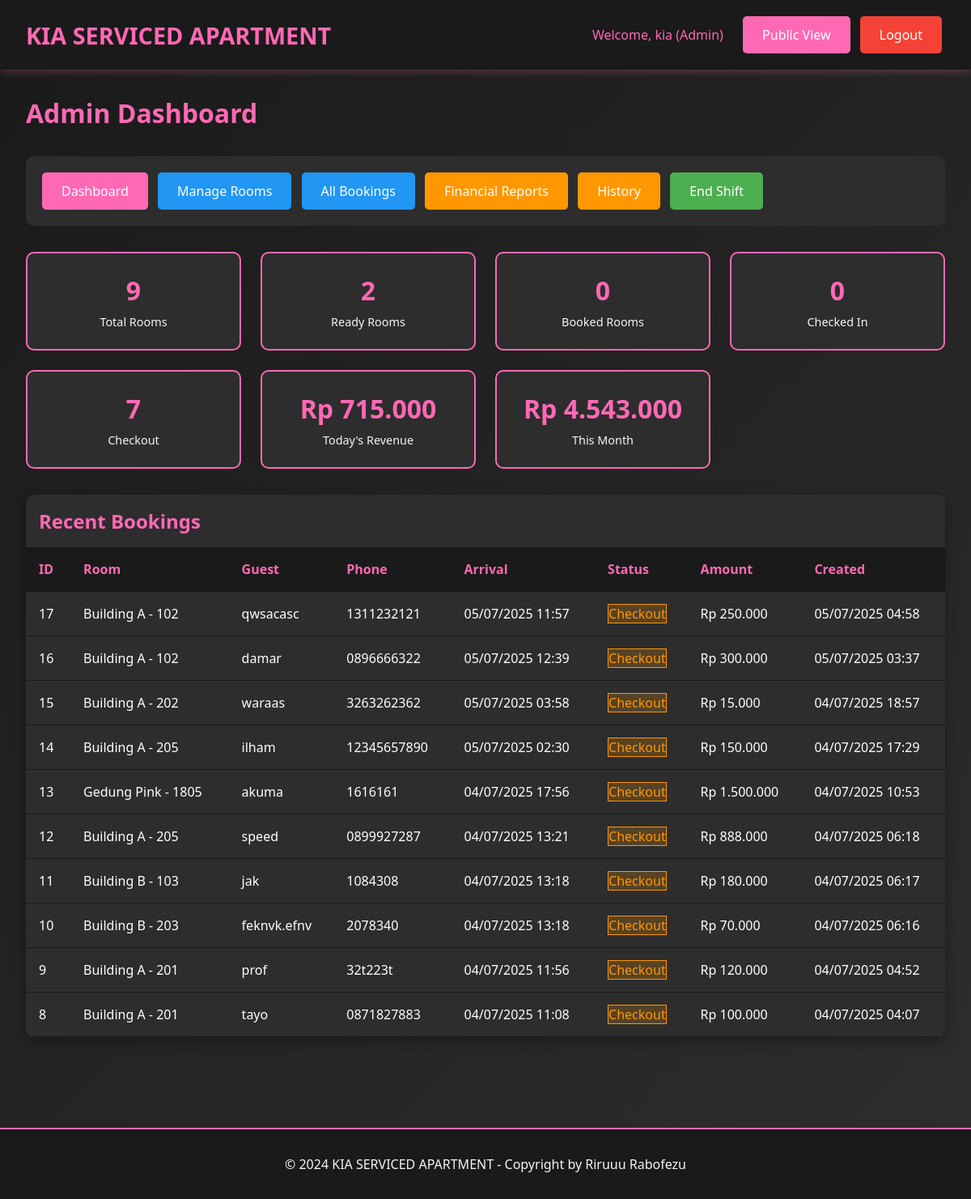
Page /admin/dashboard.php (signed in) on the earlier database version.
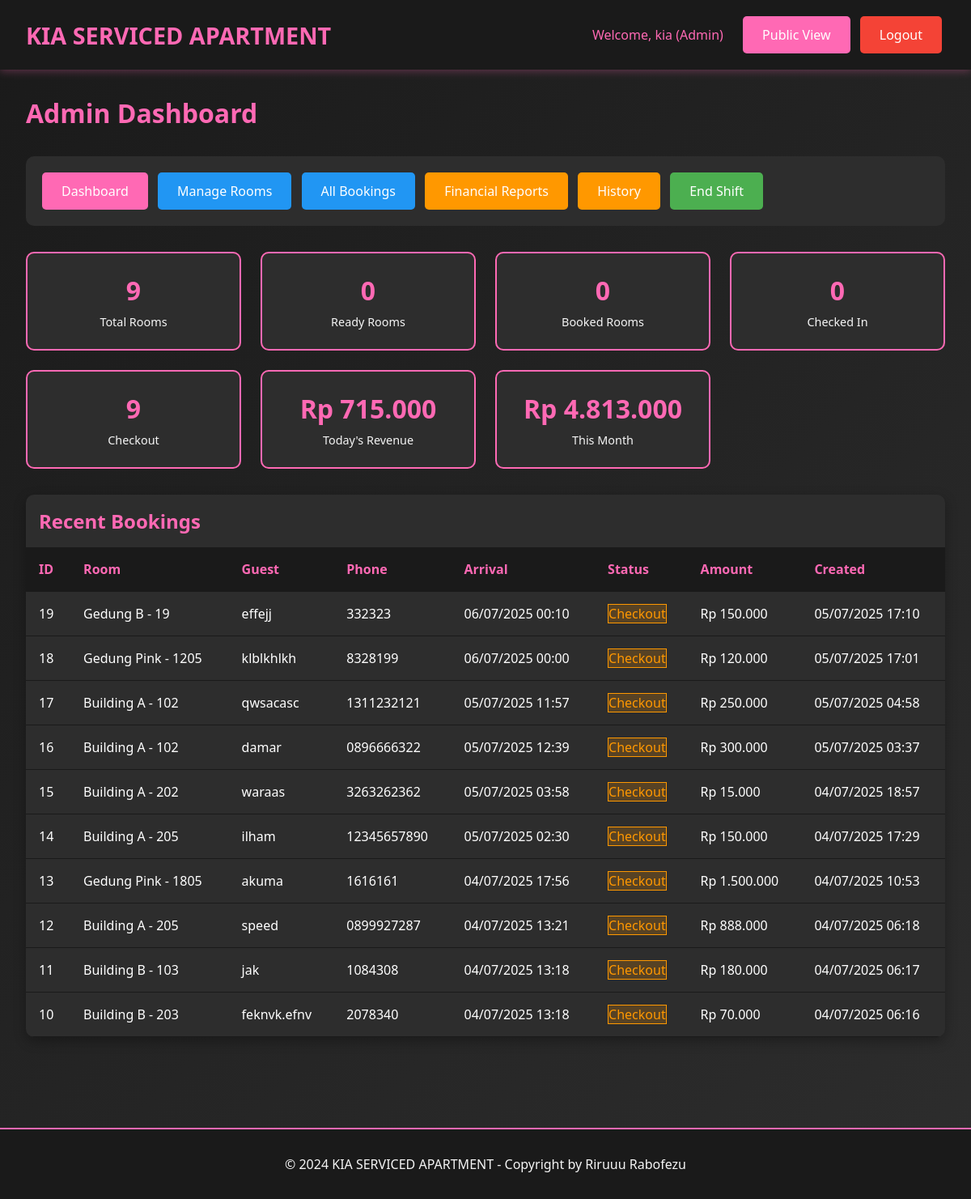
Same page on the later database version.
### tables this page shows
CREATE TABLE `bookings` (
  `id` int(11) NOT NULL,
  `room_id` int(11) NOT NULL,
  `guest_name` varchar(100) NOT NULL,
  `arrival_time` datetime NOT NULL,
  `phone_number` varchar(20) NOT NULL,
  `duration_type` enum('transit','fullday') NOT NULL,
  `duration_hours` int(11) NOT NULL,
  `price_amount` decimal(10,2) NOT NULL,
  `payment_method` varchar(50) NOT NULL,
  `deposit_type` enum('cash','id_card','no_deposit') NOT NULL,
  `deposit_amount` decimal(10,2) DEFAULT 0.00,
  `notes` text DEFAULT NULL,
  `status` enum('booked','checkin','checkout','cancelled','no_show','completed') DEFAULT 'booked',
  `checkin_time` datetime DEFAULT NULL,
  `checkout_time` datetime DEFAULT NULL,
  `extra_time_hours` int(11) DEFAULT 0,
  `extra_time_amount` decimal(10,2) DEFAULT 0.00,
  `refund_amount` decimal(10,2) DEFAULT 0.00,
  `refund_method` varchar(50) DEFAULT NULL,
  `created_by` int(11) NOT NULL,
  `created_at` timestamp NOT NULL DEFAULT current_timestamp(),
  `updated_at` timestamp NOT NULL DEFAULT current_timestamp() ON UPDATE current_timestamp()
);

CREATE TABLE `rooms` (
  `id` int(11) NOT NULL,
  `location` varchar(100) NOT NULL,
  `floor_number` int(11) NOT NULL,
  `room_number` varchar(20) NOT NULL,
  `room_type` varchar(50) NOT NULL,
  `wifi_name` varchar(100) DEFAULT NULL,
  `wifi_password` varchar(100) DEFAULT NULL,
  `status` enum('ready','booked','checkin','checkout') DEFAULT 'ready',
  `created_at` timestamp NOT NULL DEFAULT current_timestamp(),
  `updated_at` timestamp NOT NULL DEFAULT current_timestamp() ON UPDATE current_timestamp()
);

### includes/config.php (called while the page is built, shortened)
<?php
function formatCurrency($amount) {
    return 'Rp ' . number_format($amount, 0, ',', '.');
}
function formatDateTime($datetime) {
    return date('d/m/Y H:i', strtotime($datetime));
}
?>

### admin/dashboard.php (the view, shortened to what the changed rows need)
<?php
require_once '../includes/config.php';
$stats = [];
$stmt = $pdo->query("SELECT COUNT(*) as total FROM rooms");
$stats['total_rooms'] = $stmt->fetch()['total'];
$stmt = $pdo->query("SELECT
    SUM(CASE WHEN (SELECT COUNT(*) FROM bookings WHERE room_id = r.id AND status IN ('booked', 'checkin', 'checkout')) = 0 THEN 1 ELSE 0 END) as ready,
    SUM(CASE WHEN (SELECT COUNT(*) FROM bookings WHERE room_id = r.id AND status = 'booked') > 0 THEN 1 ELSE 0 END) as booked,
    SUM(CASE WHEN (SELECT COUNT(*) FROM bookings WHERE room_id = r.id AND status = 'checkin') > 0 THEN 1 ELSE 0 END) as checkin,
    SUM(CASE WHEN (SELECT COUNT(*) FROM bookings WHERE room_id = r.id AND status = 'checkout') > 0 THEN 1 ELSE 0 END) as checkout
    FROM rooms r");
$room_stats = $stmt->fetch();
$stmt = $pdo->prepare("SELECT SUM(amount) as total FROM transactions WHERE DATE(transaction_date) = CURDATE() AND amount > 0");
$stmt->execute();
$stats['today_revenue'] = $stmt->fetch()['total'] ?? 0;
$stmt = $pdo->prepare("SELECT SUM(amount) as total FROM transactions WHERE MONTH(transaction_date) = MONTH(CURDATE()) AND YEAR(transaction_date) = YEAR(CURDATE()) AND amount > 0");
$stmt->execute();
$stats['month_revenue'] = $stmt->fetch()['total'] ?? 0;
$stmt = $pdo->prepare("SELECT b.*, r.room_number, r.location FROM bookings b
                      JOIN rooms r ON b.room_id = r.id
                      ORDER BY b.created_at DESC LIMIT 10");
$stmt->execute();
$recent_bookings = $stmt->fetchAll();
?>
<!DOCTYPE html>
<html lang="id">
<head>
    <link rel="stylesheet" href="../assets/css/style.css">
</head>
<body>
    <div class="container">
        <h1 style="color: var(--primary-pink); margin-bottom: 2rem;">Admin Dashboard</h1>
        <div class="dashboard-grid">
            <div class="stat-card">
                <div class="stat-number"><?php echo $room_stats['ready']; ?></div>
                <div class="stat-label">Ready Rooms</div>
            </div>
            <div class="stat-card">
                <div class="stat-number"><?php echo $room_stats['checkout']; ?></div>
                <div class="stat-label">Checkout</div>
            </div>
            <div class="stat-card">
                <div class="stat-number"><?php echo formatCurrency($stats['month_revenue']); ?></div>
                <div class="stat-label">This Month</div>
            </div>
        </div>
        <div class="table-container">
            <h2 style="color: var(--primary-pink); margin: 1rem;">Recent Bookings</h2>
            <table class="table">
                <thead>
                    <tr>
                        <th>ID</th>
                        <th>Room</th>
                        <th>Guest</th>
                        <th>Phone</th>
                        <th>Arrival</th>
                        <th>Status</th>
                        <th>Amount</th>
                        <th>Created</th>
                    </tr>
                </thead>
                <tbody>
                    <?php foreach ($recent_bookings as $booking): ?>
                    <tr>
                        <td><?php echo $booking['id']; ?></td>
                        <td><?php echo htmlspecialchars($booking['location'] . ' - ' . $booking['room_number']); ?></td>
                        <td><?php echo htmlspecialchars($booking['guest_name']); ?></td>
                        <td><?php echo htmlspecialchars($booking['phone_number']); ?></td>
                        <td><?php echo formatDateTime($booking['arrival_time']); ?></td>
                        <td>
                            <span class="status-<?php echo $booking['status']; ?>">
                                <?php echo ucfirst($booking['status']); ?>
                            </span>
                        </td>
                        <td><?php echo formatCurrency($booking['price_amount']); ?></td>
                        <td><?php echo formatDateTime($booking['created_at']); ?></td>
                    </tr>
                    <?php endforeach; ?>
                </tbody>
            </table>
        </div>
    </div>
</body>
</html>

Differences in the rows shown:
no longer on this page (row unchanged): bookings: id "9", room.room_number "Building A - 201", guest_name "prof", phone_number "32t223t", arrival_time "04/07/2025 11:56", status "Checkout", price_amount "Rp 120.000", created_at "04/07/2025 04:52"
no longer on this page (row unchanged): bookings: id "8", room.room_number "Building A - 201", guest_name "tayo", phone_number "0871827883", arrival_time "04/07/2025 11:08", status "Checkout", price_amount "Rp 100.000", created_at "04/07/2025 04:07"
added bookings: id "19", room.room_number "Gedung B - 19", guest_name "effejj", phone_number "332323", arrival_time "06/07/2025 00:10", status "Checkout", price_amount "Rp 150.000", created_at "05/07/2025 17:10"
added bookings: id "18", room.room_number "Gedung Pink - 1205", guest_name "klblkhlkh", phone_number "8328199", arrival_time "06/07/2025 00:00", status "Checkout", price_amount "Rp 120.000", created_at "05/07/2025 17:01"
Other differences:
$room_stats['ready']: "2" → "0"
$room_stats['checkout']: "7" → "9"
formatCurrency($stats['month_revenue']): "Rp 4.543.000" → "Rp 4.813.000"
